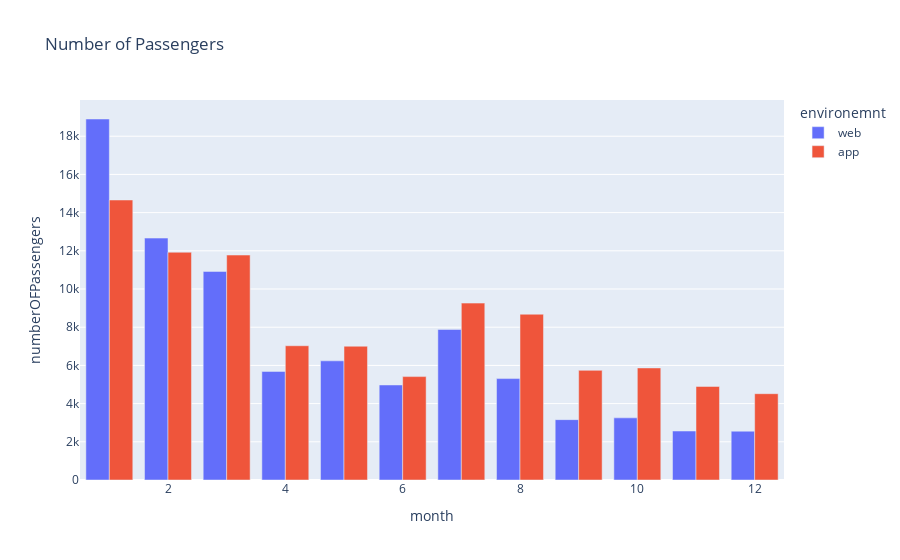

Source (notebook cell):
### Code cell
fig1 = px.bar(df, x="month", y="numberOFPassengers", color="environemnt", barmode = "group", title = "Number of Passengers")
fig1.show()

### Figure 1 — Plotly figure (JSON) as saved in the notebook; plotly's stock layout.template omitted (floating-point values rounded to 4 significant figures)
{"data": [{"alignmentgroup": "True", "hovertemplate": "environemnt=web<br>month=%{x}<br>numberOFPassengers=%{y}<extra></extra>", "legendgroup": "web", "marker": {"color": "#636efa"}, "name": "web", "offsetgroup": "web", "orientation": "v", "showlegend": true, "textposition": "auto", "type": "bar", "x": [12, 11, 9, 10, 6, 8, 4, 5, 7, 3, 2, 1], "xaxis": "x", "y": [2555, 2564, 3161, 3253, 4975, 5310, 5686, 6240, 7881, 10921, 12667, 18902], "yaxis": "y"}, {"alignmentgroup": "True", "hovertemplate": "environemnt=app<br>month=%{x}<br>numberOFPassengers=%{y}<extra></extra>", "legendgroup": "app", "marker": {"color": "#EF553B"}, "name": "app", "offsetgroup": "app", "orientation": "v", "showlegend": true, "textposition": "auto", "type": "bar", "x": [12, 11, 6, 9, 10, 5, 4, 8, 7, 3, 2, 1], "xaxis": "x", "y": [4519, 4899, 5414, 5740, 5867, 7004, 7030, 8680, 9262, 11779, 11925, 14661], "yaxis": "y"}], "layout": {"barmode": "group", "legend": {"title": {"text": "environemnt"}, "tracegroupgap": 0}, "title": {"text": "Number of Passengers"}, "xaxis": {"anchor": "y", "domain": [0, 1], "title": {"text": "month"}}, "yaxis": {"anchor": "x", "domain": [0, 1], "title": {"text": "numberOFPassengers"}}}}
